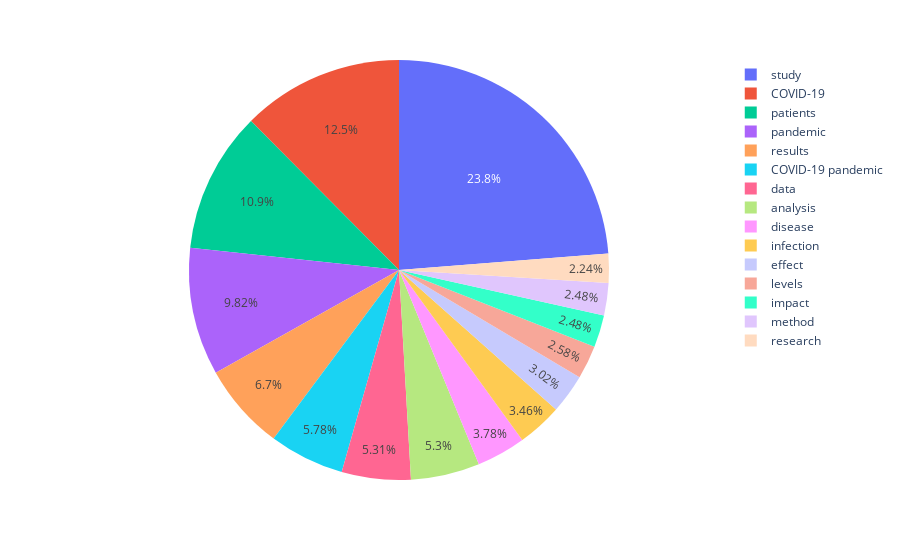

Notebook code for this chart:
### Markdown cell above
### 2021

### Code cell
df_select = select_df(df_cncpt, 'National', 2021)
fig = px.pie(df_select, values='values', names='concept')
fig.show()

### Figure 1 — Plotly figure (JSON) as saved in the notebook; plotly's stock layout.template omitted (floating-point values rounded to 4 significant figures)
{"data": [{"domain": {"x": [0, 1], "y": [0, 1]}, "hovertemplate": "concept=%{label}<br>value=%{value}<extra></extra>", "labels": ["study", "COVID-19", "patients", "pandemic", "results", "COVID-19 pandemic", "data", "analysis", "disease", "infection", "effect", "levels", "impact", "method", "research"], "legendgroup": "", "name": "", "showlegend": true, "type": "pie", "values": [3284000000.0, 1722000000.0, 1501000000.0, 1357000000.0, 925600000.0, 798800000.0, 734100000.0, 732700000.0, 522600000.0, 477700000.0, 417800000.0, 356200000.0, 343300000.0, 343100000.0, 309700000.0]}], "layout": {"legend": {"tracegroupgap": 0}, "margin": {"t": 60}}}
